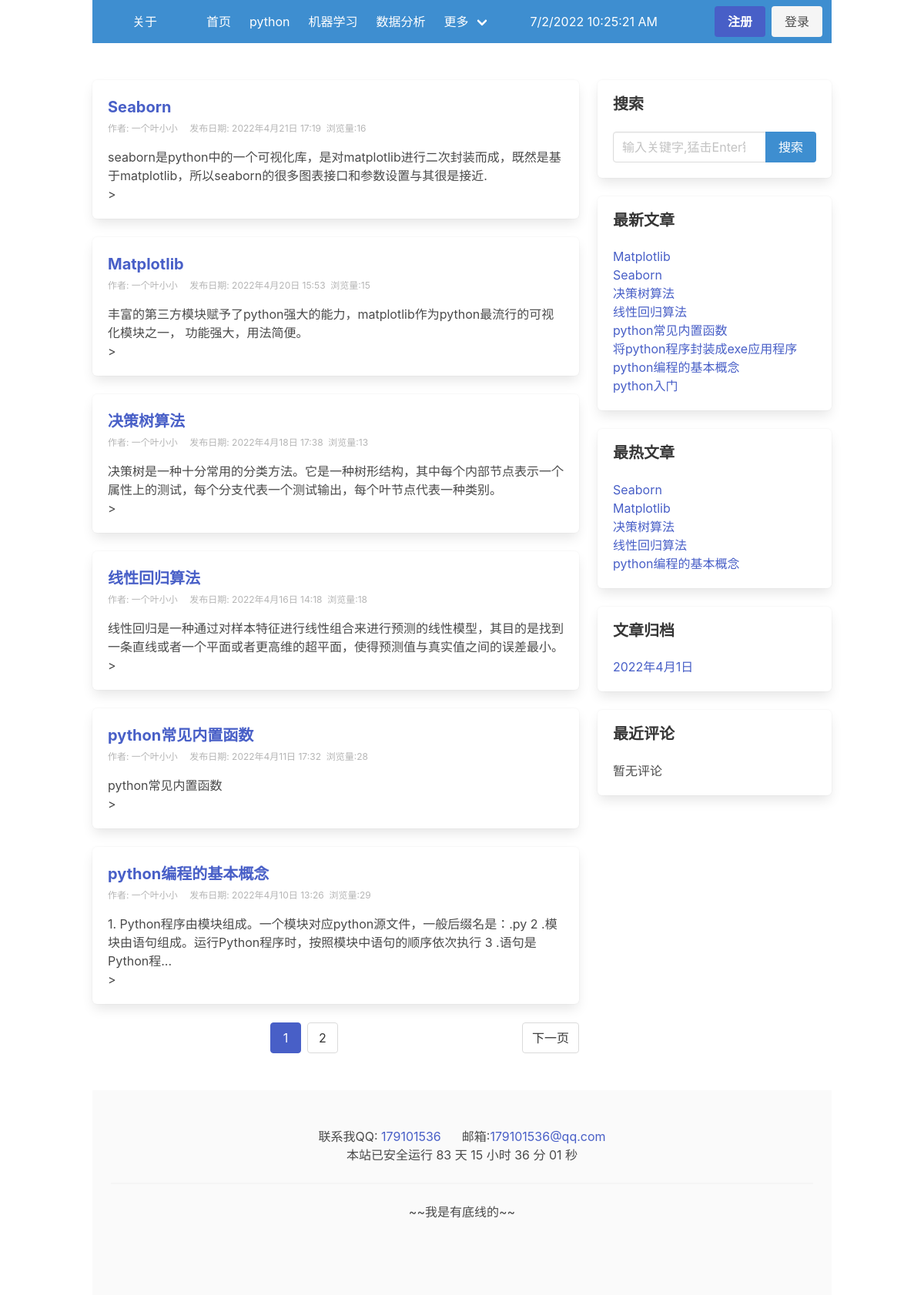
The page / on the database its author committed.
### blog/models.py (models this page shows, shortened)
class Category(models.Model):
    name = models.CharField(max_length=32, verbose_name="分类名称")
    desc = models.TextField(max_length=200, blank=True, default='', verbose_name="分类描述")
    add_date = models.DateTimeField(auto_now_add=True, verbose_name="添加时间")
    pub_date = models.DateTimeField(auto_now=True, verbose_name="修改时间")
    class Meta:
        verbose_name = "博客分类"
        verbose_name_plural = verbose_name

class Post(models.Model):
    title = models.CharField(max_length=61, verbose_name="文章标题")
    desc = models.TextField(max_length=200, blank=True, default='', verbose_name="文章描述")
    category = models.ForeignKey(Category, on_delete=models.CASCADE, verbose_name="分类")
    content = models.TextField(verbose_name="文章详情")
    tags = models.ForeignKey(Tag, blank=True, null=True, on_delete=models.CASCADE, verbose_name="文章标签")
    is_hot = models.BooleanField(default=False, verbose_name="是否热门")   # 手动热门推荐
    pv = models.IntegerField(default=0,verbose_name="浏览量")  # 浏览量热门推荐
    owner = models.ForeignKey(User, on_delete=models.CASCADE, verbose_name="作者")
    add_date = models.DateTimeField(auto_now_add=True, verbose_name="添加时间")
    pub_date = models.DateTimeField(auto_now=True, verbose_name="修改时间")
    class Meta:
        verbose_name = "文章"
        verbose_name_plural = verbose_name
        ordering = ('-add_date',)

class SideBar(models.Model):
    STATUS = (
        (1, '隐藏'),
        (2, '展示')
    )
    DISPLAY_TYPE = (
        (1, '搜索'),
        (2, '最新文章'),
        (3, '最热文章'),
        (4, '最近评论'),
        (5, '文章归档'),
        (6, 'HTML')
    )
    title = models.CharField(max_length=50, verbose_name="模块名称")   # 模块的名称
    display_type = models.PositiveIntegerField(default=1, choices=DISPLAY_TYPE, verbose_name="展示类型")  # 侧边栏/搜索框/最新文章/热门文章/HTML自定义等
    content = models.CharField(max_length=500, blank=True, default='', verbose_name="内容",
                               help_text="如果设置的不是HTML类型，可为空")   # 这个字段专门给HTML用，其他类型可为空
    sort = models.PositiveIntegerField(default=1,  verbose_name="排序", help_text='序号越大越靠前')
    status = models.PositiveIntegerField(default=2, choices=STATUS, verbose_name="状态")   # 隐藏显示状态
    add_date = models.DateTimeField(auto_now_add=True, verbose_name="创建时间")  # 创建时间
    class Meta:
        verbose_name = "侧边栏"
        verbose_name_plural = verbose_name
        ordering = ['-sort']
    @classmethod   # 类方法装饰器， 变成这个类的方法可以调用
    def get_sidebar(cls):
        return cls.objects.filter(status=2)  # 查询到所有允许展示的模块
    @property   # 成为一个类属性 ，调用的时候不需要加（）， 是只读的用户没办法修改
    def get_content(self):
        if self.display_type == 1:  # 搜索框
            context = {
            }
            return render_to_string('blog/sidebar/search.html', context=context)
        elif self.display_type == 2:  # 最新文章
            context = {
            }
            return render_to_string('blog/sidebar/new_post.html', context=context)
        elif self.display_type == 3:  # 最热文章
            context = {
            }
            return render_to_string('blog/sidebar/hot_post.html', context=context)
        elif self.display_type == 4:  # 最近评论
            context = {
            }
            return render_to_string('blog/sidebar/comment.html', context=context)
        elif self.display_type == 5:   # 文章归档
            context = {
            }
            return render_to_string('blog/sidebar/archives.html', context=context)
        elif self.display_type == 6:   # 自定义侧边栏
            return self.content   # 在侧边栏直接渲染这里的HTML，模板中必须使用safe过滤器去渲染HTML

### blog/views.py (the view)
# urls.py: path('', views.index, name='index'),
def index(request):
    post_list = Post.objects.all()   # 查询到所有的文章
    paginator = Paginator(post_list, 6)  # 第二个参数代表每页显示几个
    page_number = request.GET.get('page')
    page_obj = paginator.get_page(page_number)
    context = {'page_obj': page_obj}
    return render(request, 'blog/index.html', context)

### blog/templatetags/category.py (called while the page is built)
@register.simple_tag
def get_category_list():
    return Category.objects.all()

@register.simple_tag
def get_sidebar_list():
    return SideBar.get_sidebar()

@register.simple_tag
def get_new_post():
    return Post.objects.order_by('-pub_date')[:8]

@register.simple_tag
def get_hot_post():
    return Post.objects.filter(is_hot=True)[:8]

@register.simple_tag
def get_hot_pv_post():
    return Post.objects.order_by('-pv')[:8]

@register.simple_tag
def get_archives():
    return Post.objects.dates('add_date', 'month', order='DESC')[:8]

### blog/templates/blog/index.html
{% extends 'blog/base.html' %}

### blog/templates/blog/base.html (shortened to what this page needs)
<!DOCTYPE html>
{% load static category %}
<html lang="en">
<head>
  <link rel="stylesheet" href="https://cdn.jsdelivr.net/npm/bulma@0.9.3/css/bulma.min.css">
</head>
<body>
  <nav class="navbar is-info container" role="navigation" aria-label="main navigation">
    <div class="navbar-brand">
      <a class="navbar-item" href="{% url 'blog:author' %}" target="_blank">
        <span style="width: 112px; height: 28px; padding-left: 40px; padding-top: 2px;">
          关于
        </span>
      </a>
    </div>
    <div id="navbarBasicExample" class="navbar-menu">
      <div class="navbar-start">
        {% block navbar-start %}
        <a class="navbar-item" href="/">
          首页
        </a>
        {% get_category_list as category_list %}
        {% for category in category_list %}
        <a class="navbar-item" href="{% url 'blog:category_list' category.id %}">
          {{ category.name }}
        </a>
        {% endfor %}
        <div class="navbar-item has-dropdown is-hoverable">
              <a class="navbar-link">
                更多
              </a>
            </div>
        <div class="navbar-item has-dropdown is-hoverable">
          <span id="time" style="padding-top: 16px; margin-left: 40px;"></span>
        </div>
        {% endblock %}
      </div>
      <div class="navbar-end">
        {% block navbar-end %}
        <div class="navbar-item">
          {% if user.is_authenticated %}
          <div class="buttons">
	          <a class="button is-link" href="{% url 'users:user_profile' %}" target="_blank">
		          <strong> {{ request.user.username }}</strong>
	          </a>
	          <a href="{% url 'users:logout_view' %}" class="button is-link">退出</a>
          </div>
          {% else %}
          <div class="buttons">
            <a class="button is-link" href="{% url 'users:register' %}" target="_blank">
              <strong>注册</strong>
            </a>
            <a class="button is-light" href="{% url 'users:login' %}" target="_blank">
              登录
            </a>
          </div>
          {% endif %}
        </div>
        {% endblock %}
      </div>
    </div>
  </nav>
  <section class="section">
    <div class="container">
      <div class="columns">
        <div class="column is-8">
          {% block section %}
          {% if page_obj %}
          {% for post in page_obj %}
          <div class="box">
            <h1 class="is-size-5 has-text-weight-bold">
              <a href="{% url 'blog:post_detail' post.id %}">{{ post.title }}</a>
            </h1>
            <div class="is-size-7 has-text-grey-light pt-1 pb-1">
              <span class="mr-3">作者: {{ post.owner }}</span> <span>发布日期: {{ post.add_date }}</span>&nbsp;&nbsp;<span>浏览量:{{ post.pv }}</span>
            </div>
            <p class="mt-3">{{ post.desc|truncatechars:100 }}</p>
            >
          </div>
          {% endfor %}
          {% else %}
          <class class="box">
            <p class="has-text-danger">文章不存在！</p>
          </class>
          {% endif %}
          {% if page_obj %}
          <nav class="pagination is-centered" role="navigation" aria-label="pagination">
          {% if page_obj.has_next %}
          <a class="pagination-next" href="?page={{ page_obj.next_page_number }}">下一页</a>
          {% endif %}
          <ul class="pagination-list">
            <li><a class="pagination-link is-current" aria-label="Page {{ page_obj.number }}" aria-current="page" href='?page={{ page_obj.number }}'>{{ page_obj.number }}</a></li>
          {% if page_obj.has_next %}
            <li><a class="pagination-link" href="?page={{ page_obj.next_page_number }}" aria-label="Goto page {{ page_obj.next_page_number }}">{{ page_obj.next_page_number }}</a></li>
          {% endif %}
          </ul>
          </nav>
          {% endif %}
          {% endblock %}
        </div>
        <div class="column is-4">
          {% block right %}
          {% get_sidebar_list as sidebar_list %}
          {% for sidebar in sidebar_list %}
              <div class="box">
                  <h1 class=" is-size-5 title">{{ sidebar.title }}</h1>
                  <p>{{ sidebar.get_content|safe }}</p>
              </div>
          {% endfor %}
          {% endblock %}
        </div>
      </div>
    </div>
  </section>
  {% block footer %}
  <footer class="footer container">
    <div class="has-text-centered">
      <span>
        联系我QQ:
        <a target="_blank" href="http://wpa.qq.com/msgrd?v=3&uin=179101536&site=qq&menu=yes">
	179101536
        </a>&nbsp;&nbsp;&nbsp;&nbsp;
        邮箱:<a href="mailto:aaa@5icool.org">179101536@qq.com</a>
      </span><br>
      <span id="timeDate">载入天数...</span>
      <span id="times">载入时分秒...</span><hr>
      ~~我是有底线的~~
    </div>
  </footer>
  {% endblock %}
</body>
</html>

### blog/templates/blog/sidebar/search.html (shortened to what this page needs)
<form action="{% url 'blog:search' %}" method="get">
    <div class="field has-addons">
        <div class="control is-expanded">
            <input type="search" class="input" name="keyword" placeholder="输入关键字,猛击Enter键!" value="{{ keyword }}">
        </div>
        <div class="control">
          <input  class="button is-info" type="submit" value="搜索">
        </div>
      </div>
</form>

### blog/templates/blog/sidebar/new_post.html
{% load category %}
{% get_new_post as post_list %}
{% for post in post_list %}
    <ul>
        <li><a href="{% url 'blog:post_detail' post.id %}">{{ post.title }}</a></li>
    </ul>
{% endfor %}

### blog/templates/blog/sidebar/hot_post.html (shortened to what this page needs)
{% load category %}
{% get_hot_post as post_list %}
{% for post in post_list %}
    <ul>
        <li><a href="{% url 'blog:post_detail' post.id %}">{{ post.title }}</a></li>
    </ul>
{% endfor %}
<!-- {% load category %}
{% get_hot_pv_post as post_list %}

### blog/templates/blog/sidebar/archives.html
{% load category %}
{% get_archives as archives_list %}
{% for archive in archives_list %}
<ul>
    <li><a href="{% url 'blog:archives' archive.year archive.month %}">{{ archive }}</a> </li>
</ul>
{% endfor %}

### blog/templates/blog/sidebar/comment.html
暂无评论

### rows shown on the page
Category: name "python"
Category: name "机器学习"
Category: name "数据分析"
Post: title "Seaborn", owner "一个叶小小", add_date "2022年4月21日 17:19", pv "16", desc "seaborn是python中的一个可视化库，是对matplotlib进行二次封装而成，既然是基于matplotlib，所以seaborn的很多图表接口和参数设置与其很是接近."
Post: title "Matplotlib", owner "一个叶小小", add_date "2022年4月20日 15:53", pv "15", desc "丰富的第三方模块赋予了python强大的能力，matplotlib作为python最流行的可视化模块之一， 功能强大，用法简便。"
Post: title "决策树算法", owner "一个叶小小", add_date "2022年4月18日 17:38", pv "13", desc "决策树是一种十分常用的分类方法。它是一种树形结构，其中每个内部节点表示一个属性上的测试，每个分支代表一个测试输出，每个叶节点代表一种类别。"
Post: title "线性回归算法", owner "一个叶小小", add_date "2022年4月16日 14:18", pv "18", desc "线性回归是一种通过对样本特征进行线性组合来进行预测的线性模型，其目的是找到一条直线或者一个平面或者更高维的超平面，使得预测值与真实值之间的误差最小。"
Post: title "python常见内置函数", owner "一个叶小小", add_date "2022年4月11日 17:32", pv "28", desc "python常见内置函数"
Post: title "python编程的基本概念", owner "一个叶小小", add_date "2022年4月10日 13:26", pv "29", desc "1. Python程序由模块组成。一个模块对应python源文件，一般后缀名是：.py 2 .模块由语句组成。运行Python程序时，按照模块中语句的顺序依次执行 3 .语句是Python程..."
SideBar: title "搜索"
SideBar: title "最新文章"
Post: title "将python程序封装成exe应用程序"
Post: title "python入门"
SideBar: title "最热文章"
SideBar: title "文章归档", archives_list "2022年4月1日"
SideBar: title "最近评论"

### other values the page prints
{{ page_obj.number }} "1"
{{ page_obj.next_page_number }} "2"
